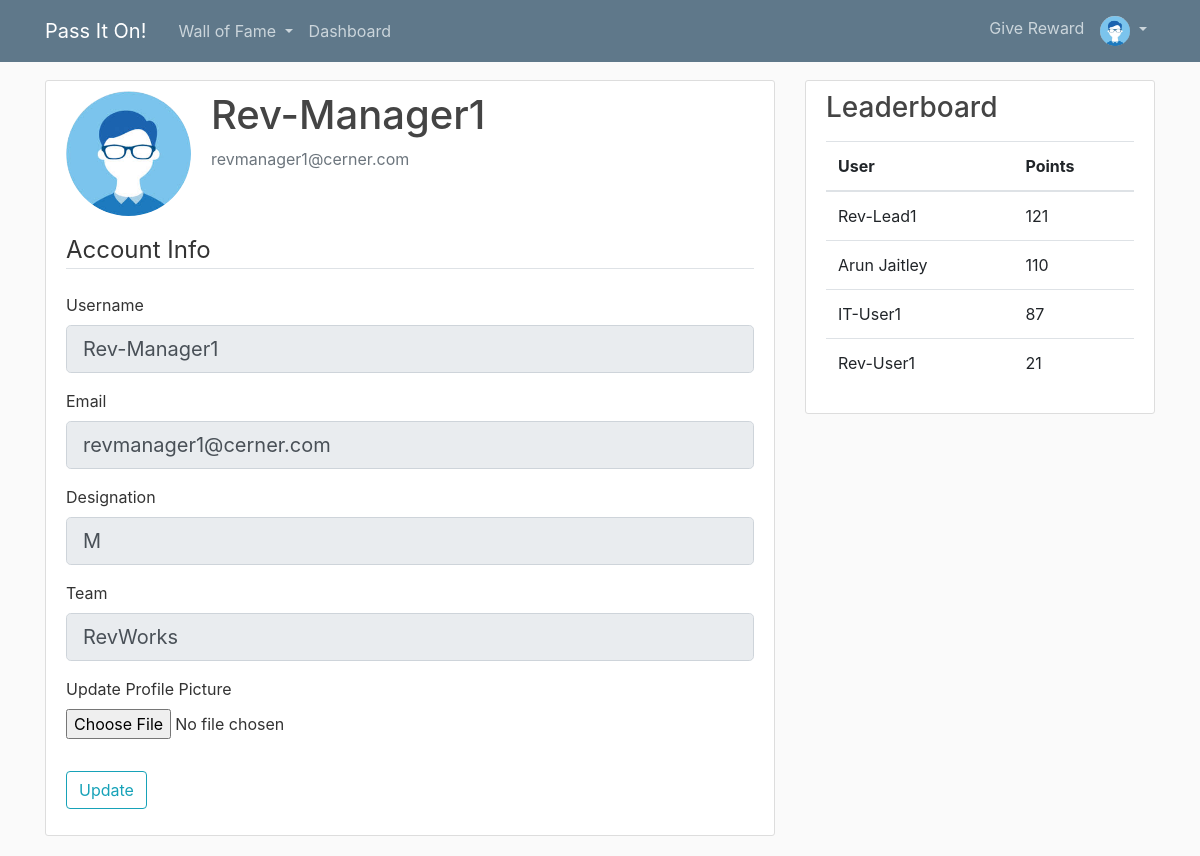
Page /account (signed in) on the committed database.
### flaskblog/models.py (models this page shows, shortened)
class User(db.Model, UserMixin):
    id = db.Column(db.Integer, primary_key=True)
    username = db.Column(db.String(20), unique=True, nullable=False)
    designation = db.Column(db.String(15), nullable=False)
    team = db.Column(db.String(15), nullable=False)
    email = db.Column(db.String(120), unique=True, nullable=False)
    image_file = db.Column(db.String(20), nullable=False, default='default.jpg')
    password = db.Column(db.String(60), nullable=False)
    balance = db.Column(db.Integer, nullable=False, default=0)
    earned = db.Column(db.Integer, nullable=False, default=0)
    posts = db.relationship('Post', backref='author', lazy=True)
    rewards = db.relationship('Reward', backref='giver', lazy=True)

### flaskblog/users/routes.py (the view)
@users.route('/account' , methods =['GET', 'POST'])
@login_required
def account():
    form = UpdateAccountForm()
    if form.validate_on_submit():
        if form.picture.data:
            picture_file = save_picture(form.picture.data)
            current_user.image_file = picture_file
        current_user.username = form.username.data
        current_user.email = form.email.data
        db.session.commit()
        flash(f'Your account has been updated!', 'success')
        return redirect(url_for('users.account'))
    elif request.method == 'GET':
        form.username.data = current_user.username
        form.email.data = current_user.email
        form.designation.data = current_user.designation
        form.team.data = current_user.team
    image_file = url_for('static', filename='profile_pics/'+ current_user.image_file )
    counts = User.query.order_by(desc(User.earned)).limit(5)
    return render_template('account.html', title='Account', image_file=image_file,
                           form=form, counts=counts )

### flaskblog/users/forms.py (shortened to what this page needs)
class UpdateAccountForm(FlaskForm):
    username = StringField('Username', render_kw={'readonly': True})
    email = StringField('Email', render_kw={'readonly': True})
    picture = FileField('Update Profile Picture', validators=[FileAllowed(['jpg','png'])])
    designation = StringField('Designation', render_kw={'readonly': True})
    team = StringField('Team', render_kw={'readonly': True})
    submit = SubmitField('Update')

### flaskblog/models.py (called while the page is built)
@login_manager.user_loader
def load_user(user_id):
    return User.query.get(int(user_id))

### flaskblog/templates/account.html (shortened to what this page needs)
{% extends 'layout.html' %}
{% block content %}
    <div class="content-section">
      <div class="media">
        <img class="rounded-circle account-img" src="{{ image_file }}">
        <div class="media-body">
          <h2 class="account-heading">{{ current_user.username }}</h2>
          <p class="text-secondary">{{  current_user.email }}</p>
        </div>
      </div>
			<form method="POST" action="" enctype="multipart/form-data">
				<fieldset class="form-group">
					<legend class="border-bottom mb-4">Account Info</legend>
					<div class="form-group">
						{{ form.username.label(class="form-control-label") }}
						{% if form.username.errors %}
							{{ form.username(class="form-control form-control-lg is-invalid") }}
							<div class="invalid-feedback">
								{% for error in form.username.errors %}
									<span> {{ error }} </span>
								{% endfor %}
							</div>
						{% else %}
							{{ form.username(class="form-control form-control-lg") }}
						{% endif %}
					</div>
					<div class="form-group">
						{{ form.email.label(class="form-control-label") }}
						{% if form.email.errors %}
							{{ form.email(class="form-control form-control-lg is-invalid") }}
							<div class="invalid-feedback">
								{% for error in form.email.errors %}
									<span> {{ error }} </span>
								{% endfor %}
							</div>
						{% else %}
							{{ form.email(class="form-control form-control-lg") }}
						{% endif %}
					</div>
					<div class="form-group">
						{{ form.designation.label(class="form-control-label") }}
						{% if form.designation.errors %}
							{{ form.designation(class="form-control form-control-lg is-invalid") }}
							<div class="invalid-feedback">
								{% for error in form.designation.errors %}
									<span> {{ error }} </span>
								{% endfor %}
							</div>
						{% else %}
							{{ form.designation(class="form-control form-control-lg") }}
						{% endif %}
					</div>
					<div class="form-group">
						{{ form.team.label(class="form-control-label") }}
						{% if form.team.errors %}
							{{ form.team(class="form-control form-control-lg is-invalid") }}
							<div class="invalid-feedback">
								{% for error in form.team.errors %}
									<span> {{ error }} </span>
								{% endfor %}
							</div>
						{% else %}
							{{ form.team(class="form-control form-control-lg") }}
						{% endif %}
					</div>
					<div class="form-group">
						{{ form.picture.label() }}
						{{ form.picture(class="form-control-file") }}
					</div>
				</fieldset>
				<div class="form-group">
					{{ form.submit(class="btn btn-outline-info") }}
				</div>
			</form>
    </div>
{% endblock content%}

### flaskblog/templates/layout.html (shortened to what this page needs)
<!DOCTYPE html>
<html>
	<head>
        <link rel="stylesheet" href="https://stackpath.bootstrapcdn.com/bootstrap/4.2.1/css/bootstrap.min.css">
        <link rel="stylesheet" type= "text/css" href="{{ url_for('static', filename='main.css')}}">
	</head>
    	<body>
        	<header class="site-header">
                  <nav class="navbar navbar-expand-md navbar-dark bg-steel fixed-top">
                    <div class="container">
                      <a class="navbar-brand mr-4" href="{{ url_for('main.home_all') }}">Pass It On!</a>
                      <div class="collapse navbar-collapse" id="navbarToggle">
                        <div class="navbar-nav mr-auto">
                          {% if current_user.is_authenticated %}
                            <li class="nav-item dropdown">
                                <a class="nav-link dropdown-toggle" href="#" id="navbarDropdown" role="button" data-toggle="dropdown" aria-haspopup="true" aria-expanded="false">
                                  Wall of Fame
                                </a>
                            </li>
                          {% else %}
                          <a class="nav-item nav-link" href="{{ url_for('main.home') }}">Wall of Fame</a>
                          {% endif %}
                          <a class="nav-item nav-link" href="{{ url_for('rewards.dashboard') }}">Dashboard</a>
                        </div>
                        <div class="navbar-nav">
                          {% if current_user.is_authenticated %}
                              <a class="nav-item nav-link" href="{{ url_for('rewards.search_associate') }}">Give Reward</a>
                              <li class="nav-item dropdown">
                                <a class="nav-link dropdown-toggle" href="#" id="navbarDropdown" role="button" data-toggle="dropdown" aria-haspopup="true" aria-expanded="false">
                                  <img class="rounded-circle article-img-icon" src="{{ url_for('static', filename='profile_pics/' + current_user.image_file) }}">
                                </a>
                            </li>
                          {% else %}
                              <a class="nav-item nav-link" href="{{ url_for('users.login') }}">Login</a>
                              <a class="nav-item nav-link" href="{{ url_for('users.register') }}">Register</a>
                          {% endif %}
                        </div>
                      </div>
                    </div>
                  </nav>
            </header>
        	<main role="main" class="container">
                  <div class="row">
                    <div class="col-md-8">
                      {% block content %}{% endblock %}
                    </div>
                    <div class="col-md-4">
                    {% if counts %}
                      <div class="content-section">
                        <h3>Leaderboard</h3>
                          <table class="table">
                              <thead>
                                <tr>
                                  <th scope="col">User</th>
                                  <th scope="col">Points</th>
                                </tr>
                              </thead>
                              <tbody>
                                   {% for count in counts %}
                                   {% if count.earned > 0 %}
                                    <tr>
                                        <td>{{ count.username }}</td>
                                        <td>{{ count.earned }}</td>
                                    </tr>
                                    {% endif %}
                                  {% endfor %}
                              </tbody>
                         </table>
                      </div>
                      {% endif%}
                    </div>
                  </div>
            </main>
	</body>
</html>

### flaskblog/static/main.css (style rules this page uses)
body { background: #fafafa; color: #333333; margin-top: 5rem; }
h1, h2, h3, h4, h5, h6 { color: #444444; }
.bg-steel { background-color: #5f788a; }
.site-header .navbar-nav .nav-link { color: #cbd5db; }
.content-section { background: #ffffff; padding: 10px 20px; border: 1px solid #dddddd; border-radius: 3px; margin-bottom: 20px; }
.article-img-icon { height: 30px; width: 30px; margin:0px; }
.account-img { height: 125px; width: 125px; margin-right: 20px; margin-bottom: 16px; }
.account-heading { font-size: 2.5rem; }

### rows in the picture
User: image_file (placeholder picture), username "Rev-Manager1", email "revmanager1@cerner.com", designation "M", team "RevWorks"
User: username "Rev-Lead1", earned "121"
User: username "Arun Jaitley", earned "110"
User: username "IT-User1", earned "87"
User: username "Rev-User1", earned "21"
